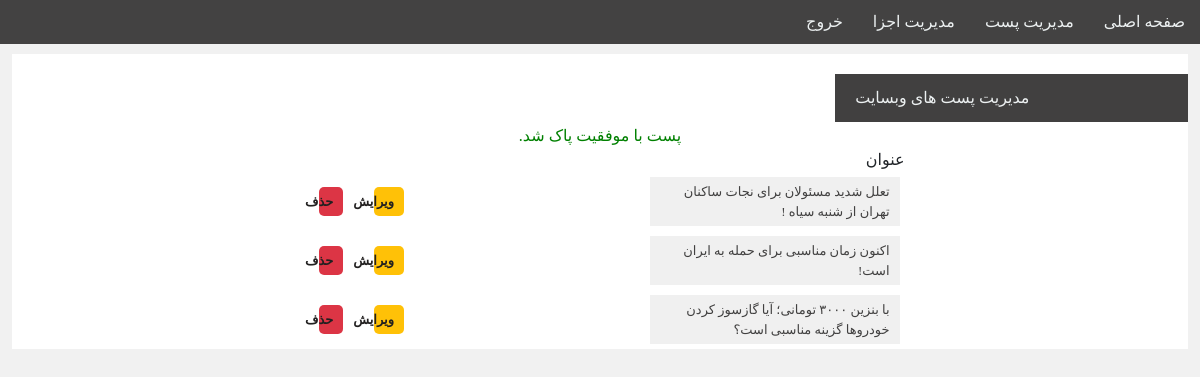
The app's page /admin/postmanage.php?okdel=1010 (signed in) with its own data.
### tables this page shows
CREATE TABLE `post` (
  `id` int(11) NOT NULL,
  `title` varchar(100) NOT NULL,
  `src` varchar(100) NOT NULL,
  `content` varchar(5000) NOT NULL
);

### admin/postmanage.php (the view, shortened to what this page needs)
<?php include("menu.php"); ?>
<div class="managepostBox">
	<div class="lastpostTitle">
			<p>مدیریت پست های وبسایت</p>
		</div>
			<center>
            <?php
			if (isset($_GET["okdel"]))
			{
			echo "<font color=green>پست با موفقیت پاک شد.</font>";
			}
			?>
		<table border="0">
			<tr>
				<td width="500">عنوان</td>
			</tr>
          <?php
			$posrsql="SELECT * FROM  `post` ORDER BY  `id` DESC ;";
			$postquery=mysqli_query($connect,$posrsql);
			while($postfetch=mysqli_fetch_assoc($postquery))
			{
			?>
			<tr>
				<td><a href=<?php echo "../readmore.php?postid=$postfetch[id]" ?> class="text-box"><?php echo $postfetch["title"]; ?></a></td>
				<td ><a href=<?php echo "updatePost.php?postid=$postfetch[id]" ?> class="btn-edit">ویرایش</a></td>
				<td><a href=<?php echo "../check.php?postid=$postfetch[id]" ?>   class="btn-remove">حذف</a></td>
			</tr>
            <?php
			}
			?>
		</table>
			</center>
</div>
</body>
</html>

### css/panel.css (style rules this page uses)
*,div,p,ul { padding:0px; margin:0px; }
body { font-family:"b yekan"; background: #f1f1f1; direction: rtl; }
a,li { text-decoration: none; transition: all 0.3s ease-in-out; color: #ecf0f1; padding: 0px; margin: 0; }
p { color: #ecf0f1; }
.lastpostTitle { width: 100%; height: 50px; margin: 20px 0 0; }
.lastpostTitle p { width: 30%; padding: 12px 20px; background: #414040; }
.managepostBox { float: right; width: 98%; height: auto; background: #fff; margin: 10px 1%; }
.text-box { float: right; color: #414040; width: 50%; background: #f0f0f0; margin: 5px 1%; padding: 5px 10px; font-size: 13px; }
.btn-edit { background-color: #ffc107; }
.btn-remove { background-color: #dc3545; }
.btn-remove,.btn-edit { float: right; color: rgb(34, 32, 32); width: 50%; margin: 5px 1%; padding: 5px 10px; font-size: 13px; font-weight: 600; border-radius: 5px; }

### records on screen
post: title "تعلل شدید مسئولان برای نجات ساکنان تهران از شنبه سیاه !"
post: title "اکنون زمان مناسبی برای حمله به ایران است!"
post: title "با بنزین ۳۰۰۰ تومانی؛ آیا گازسوز کردن خودرو‌ها گزینه مناسبی است؟"
